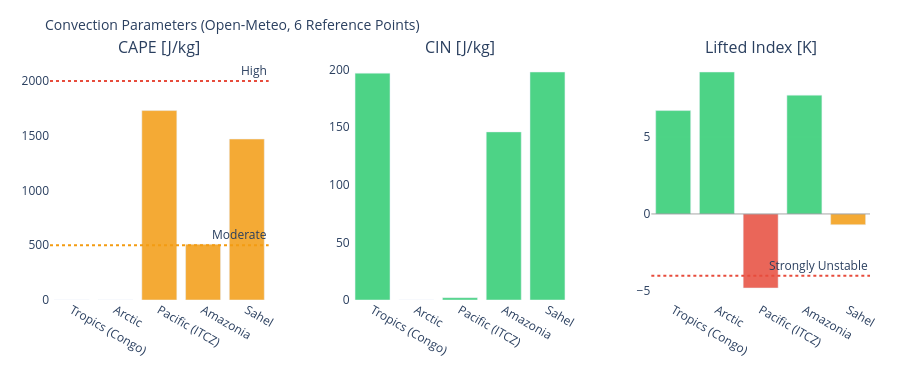

Notebook code for this chart:
### Markdown cell above
---
## 3. Visualizations

### Code cell
# ============================================================
# CAPE / CIN / LIFTED INDEX – Convection potential
# ============================================================

if not df_atm.empty:
    fig = make_subplots(
        rows=1, cols=3,
        subplot_titles=['CAPE [J/kg]', 'CIN [J/kg]', 'Lifted Index [K]'],
        horizontal_spacing=0.1
    )
    pts = df_atm['point'].tolist()
    pt_colors = ['#E85D24','#185FA5','#888780','#378ADD','#639922','#F2A623']

    # CAPE – höher = mehr Gewitterpotential
    cape_vals = df_atm['cape'].fillna(0).tolist()
    cape_colors = ['#e74c3c' if v > 2000 else '#f39c12' if v > 500 else '#2ecc71'
                   for v in cape_vals]
    fig.add_trace(go.Bar(x=pts, y=cape_vals, marker_color=cape_colors,
                         opacity=0.85, showlegend=False), row=1, col=1)
    fig.add_hline(y=2000, line_dash='dot', line_color='#e74c3c',
                  annotation_text='High', row=1, col=1)
    fig.add_hline(y=500,  line_dash='dot', line_color='#f39c12',
                  annotation_text='Moderate', row=1, col=1)

    # CIN – negativer = stärker gedeckelt (weniger Auslöse)
    cin_vals = df_atm['cin'].fillna(0).tolist()
    cin_colors = ['#e74c3c' if v < -200 else '#f39c12' if v < -50 else '#2ecc71'
                  for v in cin_vals]
    fig.add_trace(go.Bar(x=pts, y=cin_vals, marker_color=cin_colors,
                         opacity=0.85, showlegend=False), row=1, col=2)

    # Lifted Index – negativ = instabil
    li_vals = df_atm['li'].fillna(0).tolist()
    li_colors = ['#e74c3c' if v < -4 else '#f39c12' if v < 0 else '#2ecc71'
                 for v in li_vals]
    fig.add_trace(go.Bar(x=pts, y=li_vals, marker_color=li_colors,
                         opacity=0.85, showlegend=False), row=1, col=3)
    fig.add_hline(y=0, line_color='gray', line_width=0.7, row=1, col=3)
    fig.add_hline(y=-4, line_dash='dot', line_color='#e74c3c',
                  annotation_text='Strongly Unstable', row=1, col=3)

    fig.update_layout(
        title=dict(text='Convection Parameters (Open-Meteo, 6 Reference Points)', font=dict(size=14)),
        height=380, plot_bgcolor='rgba(0,0,0,0)', paper_bgcolor='rgba(0,0,0,0)',
        margin=dict(l=50, r=30, t=60, b=80)
    )
    fig.update_xaxes(tickangle=30)
    fig.show()

### Figure 1 — Plotly figure (JSON) as saved in the notebook; plotly's stock layout.template omitted (floating-point values rounded to 4 significant figures)
{"data": [{"marker": {"color": ["#2ecc71", "#2ecc71", "#f39c12", "#f39c12", "#f39c12"]}, "opacity": 0.85, "showlegend": false, "type": "bar", "x": ["Tropics (Congo)", "Arctic", "Pacific (ITCZ)", "Amazonia", "Sahel"], "xaxis": "x", "y": [0.0, 0.0, 1730.0, 510.0, 1470.0], "yaxis": "y"}, {"marker": {"color": ["#2ecc71", "#2ecc71", "#2ecc71", "#2ecc71", "#2ecc71"]}, "opacity": 0.85, "showlegend": false, "type": "bar", "x": ["Tropics (Congo)", "Arctic", "Pacific (ITCZ)", "Amazonia", "Sahel"], "xaxis": "x2", "y": [197.0, 0.0, 2.0, 146.0, 198.0], "yaxis": "y2"}, {"marker": {"color": ["#2ecc71", "#2ecc71", "#e74c3c", "#2ecc71", "#f39c12"]}, "opacity": 0.85, "showlegend": false, "type": "bar", "x": ["Tropics (Congo)", "Arctic", "Pacific (ITCZ)", "Amazonia", "Sahel"], "xaxis": "x3", "y": [6.7, 9.2, -4.8, 7.7, -0.7], "yaxis": "y3"}], "layout": {"annotations": [{"font": {"size": 16}, "showarrow": false, "text": "CAPE [J/kg]", "x": 0.1333, "xanchor": "center", "xref": "paper", "y": 1.0, "yanchor": "bottom", "yref": "paper"}, {"font": {"size": 16}, "showarrow": false, "text": "CIN [J/kg]", "x": 0.5, "xanchor": "center", "xref": "paper", "y": 1.0, "yanchor": "bottom", "yref": "paper"}, {"font": {"size": 16}, "showarrow": false, "text": "Lifted Index [K]", "x": 0.8667, "xanchor": "center", "xref": "paper", "y": 1.0, "yanchor": "bottom", "yref": "paper"}, {"showarrow": false, "text": "High", "x": 1, "xanchor": "right", "xref": "x domain", "y": 2000, "yanchor": "bottom", "yref": "y"}, {"showarrow": false, "text": "Moderate", "x": 1, "xanchor": "right", "xref": "x domain", "y": 500, "yanchor": "bottom", "yref": "y"}, {"showarrow": false, "text": "Strongly Unstable", "x": 1, "xanchor": "right", "xref": "x3 domain", "y": -4, "yanchor": "bottom", "yref": "y3"}], "height": 380, "margin": {"b": 80, "l": 50, "r": 30, "t": 60}, "paper_bgcolor": "rgba(0,0,0,0)", "plot_bgcolor": "rgba(0,0,0,0)", "shapes": [{"line": {"color": "#e74c3c", "dash": "dot"}, "type": "line", "x0": 0, "x1": 1, "xref": "x domain", "y0": 2000, "y1": 2000, "yref": "y"}, {"line": {"color": "#f39c12", "dash": "dot"}, "type": "line", "x0": 0, "x1": 1, "xref": "x domain", "y0": 500, "y1": 500, "yref": "y"}, {"line": {"color": "gray", "width": 0.7}, "type": "line", "x0": 0, "x1": 1, "xref": "x3 domain", "y0": 0, "y1": 0, "yref": "y3"}, {"line": {"color": "#e74c3c", "dash": "dot"}, "type": "line", "x0": 0, "x1": 1, "xref": "x3 domain", "y0": -4, "y1": -4, "yref": "y3"}], "title": {"font": {"size": 14}, "text": "Convection Parameters (Open-Meteo, 6 Reference Points)"}, "xaxis": {"anchor": "y", "domain": [0.0, 0.2667], "tickangle": 30}, "xaxis2": {"anchor": "y2", "domain": [0.3667, 0.6333], "tickangle": 30}, "xaxis3": {"anchor": "y3", "domain": [0.7333, 1.0], "tickangle": 30}, "yaxis": {"anchor": "x", "domain": [0.0, 1.0]}, "yaxis2": {"anchor": "x2", "domain": [0.0, 1.0]}, "yaxis3": {"anchor": "x3", "domain": [0.0, 1.0]}}}
